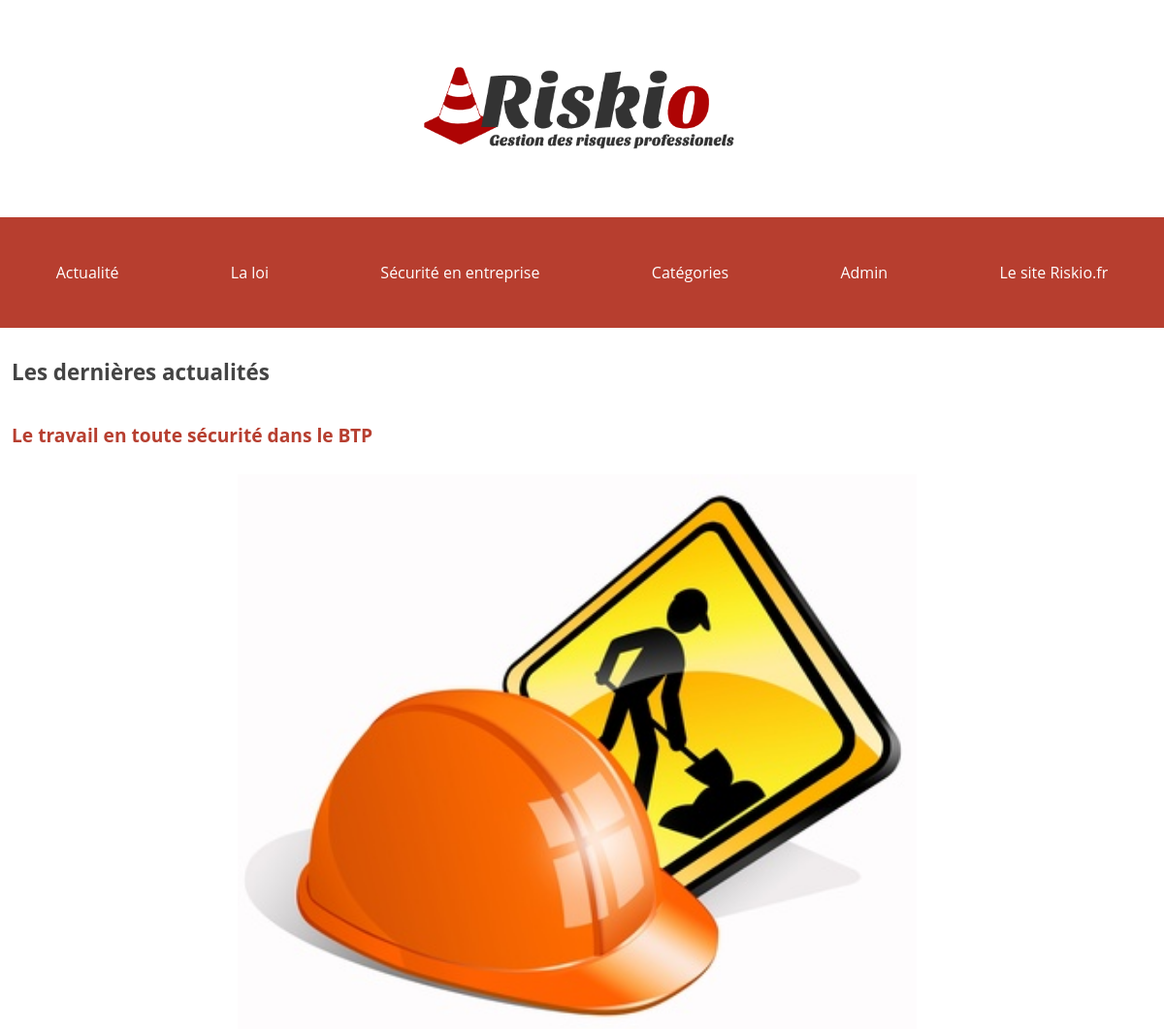
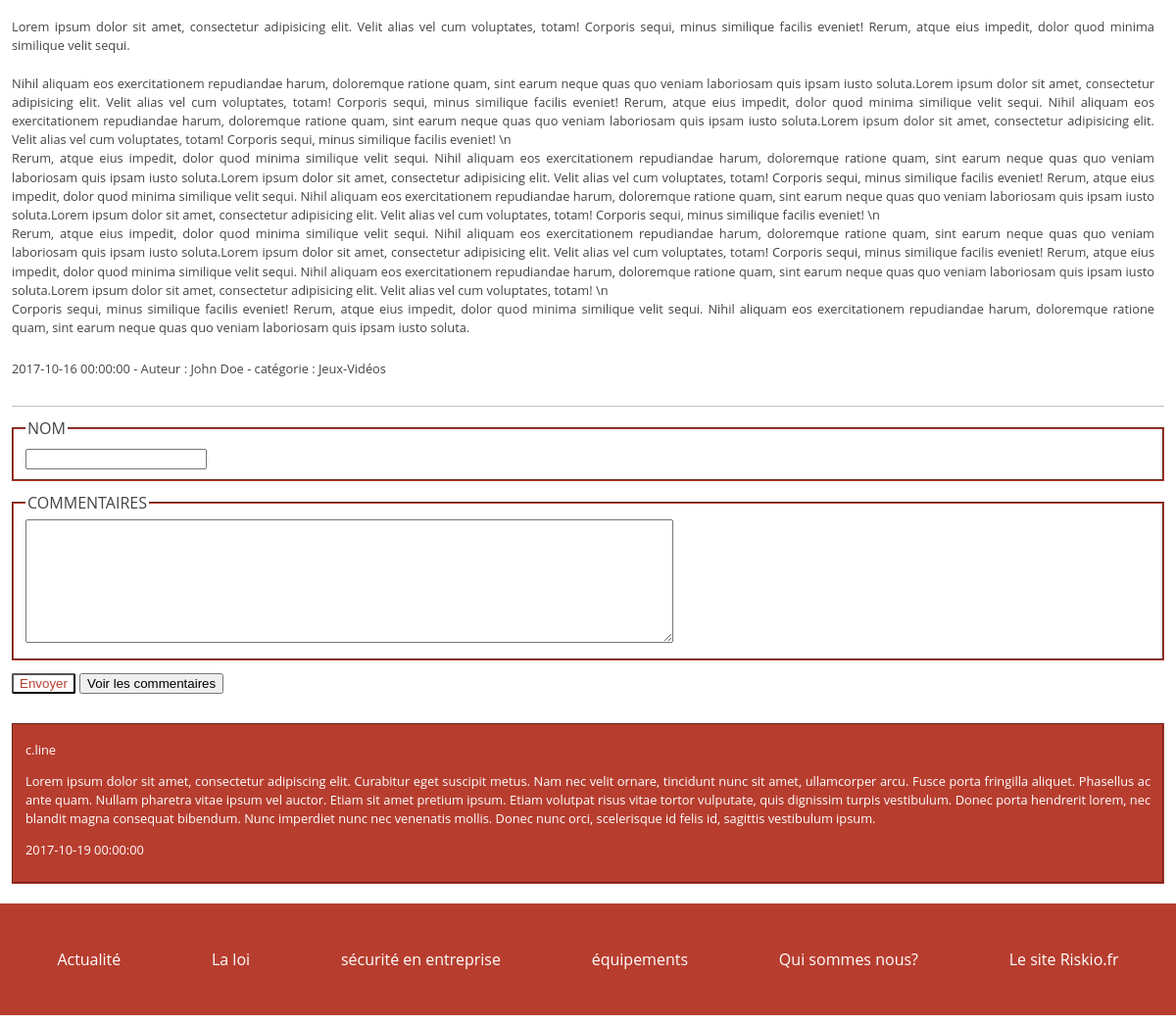
/php/show_post.php?id=2, run on the app's committed database (2 pictures, top to bottom).
### tables this page shows
CREATE TABLE `Post` (
  `Id` smallint(5) UNSIGNED NOT NULL,
  `Title` varchar(100) NOT NULL,
  `img` varchar(60) DEFAULT NULL,
  `Contents` text NOT NULL,
  `CreationTimestamp` datetime NOT NULL,
  `Author_Id` tinyint(3) UNSIGNED DEFAULT NULL,
  `Category_Id` tinyint(3) UNSIGNED DEFAULT NULL
);

CREATE TABLE `Author` (
  `Id` tinyint(3) UNSIGNED NOT NULL,
  `FirstName` varchar(50) NOT NULL,
  `LastName` varchar(50) NOT NULL
);

CREATE TABLE `Category` (
  `Id` tinyint(3) UNSIGNED NOT NULL,
  `Name` varchar(40) NOT NULL
);

CREATE TABLE `Comment` (
  `Id` mediumint(8) UNSIGNED NOT NULL,
  `NickName` varchar(30) DEFAULT NULL,
  `Contents` text NOT NULL,
  `CreationTimestamp` datetime NOT NULL,
  `Post_Id` smallint(5) UNSIGNED NOT NULL
);

### php/show_post.php (called while the page is built, shortened)
<?php
include "BDD.php";
$index=$_GET["id"];
$query = $pdo->prepare("SELECT Title, Post.Id, img, Contents, CreationTimestamp, FirstName, LastName, Name
FROM Post
INNER JOIN Author ON Post.Author_Id = Author.Id
INNER JOIN Category ON Post.Category_Id = Category.Id
WHERE Post.Id=?");
$query->execute([$index]);
$articles = $query->fetch();
$querys = $pdo->prepare("SELECT NickName, Contents, CreationTimestamp, Post_Id
FROM Comment
WHERE Post_Id=?");
$querys->execute([$index]);
$comments = $querys->fetchAll();
include "../layout.phtml";

### php/show_post.phtml (the view, shortened to what this page needs)
<main class="container">
  <section class="article poste">
    <h1>Les dernières actualités</h1>
    <article class="">
      <h2><?= $articles["Title"] ?></h2>
      <div class="">
        <img src="<?= $articles["img"]?>" alt="fauteuil de bureau" class="size">
        <p><?= nl2br($articles["Contents"]) ?></p>
        <p><?= $articles["CreationTimestamp"] ?> - Auteur : <?= $articles["FirstName"] ?> <?= $articles["LastName"] ?> - catégorie : <?= $articles["Name"] ?></p>
      </div>
    </article>
    <form class="" action="add_comment.php" method="POST">
      <fieldset>
        <legend>Nom</legend>
        <input type="text" name="Nom" value="">
      </fieldset>
      <fieldset>
        <legend>Commentaires</legend>
        <textarea name="comments" rows="8" cols="80"></textarea>
      </fieldset>
      <input class="envoyer" type="submit" name="Envoyer" value="Envoyer">
      <button type="button" name="button">Voir les commentaires</button>
    </form>
    <?php foreach($comments as $comment):?><fieldset class="remarques">
      <p><?= htmlspecialchars($comment["NickName"])?></p>
      <p><?= htmlspecialchars($comment["Contents"])?></p>
      <p><?= $comment["CreationTimestamp"]?></p>
    </fieldset><?php endforeach?>
</main>

### css/index.css (style rules this page uses)
* { box-sizing: border-box; outline: none; transition : all 0.5s; }
html { font-size: 100%; min-height: 100%; overflow-y: auto; }
body { margin : 0; font-family: "Open Sans", sans-serif; line-height: 1.5; color : #444; max-width: 1500px; }
img, video { max-width: 100%; margin: 10px; }
.article .size { width: 200px; height: 150px; }
.container { width: 98%; max-width: 1200px; margin-left: auto; margin-right: auto; }
main { display: flex; }
.article article { display: flex; flex-direction: column; justify-content: space-between; border-bottom: 1px solid rgba(51,51,51,0.3); padding-bottom: 15px; padding-right: 10px; }
.article { width: 70%; }
.article p { margin-top: 10px; font-size: 0.8rem; }
div { display: flex; flex-wrap: nowrap; }
h1 { font-size: 1.4rem; }
h2 { font-size: 1.2rem; color: #b73f30 }
div img { float: left; }
.poste { width: 100%; text-align: justify; }
fieldset { border-color: #b73e2f; margin: 10px 0; }
.remarques { background-color: #b73e2f; color: #fff; }
legend { text-transform: uppercase; }
.envoyer { margin-bottom: 20px; color: #b73e2f; background-color: #fff; border-radius: 2px; }
.poste div { display: flex; flex-wrap: nowrap; flex-direction: column; }
.poste .size { width: 60%; height: auto; margin-left: auto; margin-right: auto; }

### data on the page
post: Title "Le travail en toute sécurité dans le BTP", img (picture), Contents "Lorem ipsum dolor sit amet, consectetur adipisicing elit. Velit alias vel cum voluptates, totam! Corporis sequi, minus similique facilis eveniet! Rerum, atque eius impedit, dolor quod minima similique velit sequi. Nihil aliquam eos exercitationem repudiandae harum, doloremque ratione quam, sint earum neque quas quo veniam laboriosam quis ipsam iusto soluta.Lorem ipsum dolor sit amet, consectetur adipisicing elit. Velit alias vel cum voluptates, totam! Corporis sequi, minus similique facilis eveniet! Rerum, atque eius impedit, dolor quod minima similique velit sequi. Nihil aliquam eos exercitationem repudiandae harum, doloremque ratione quam, sint earum neque quas quo veniam laboriosam quis…", CreationTimestamp "2017-10-16 00:00:00", Author_Id.FirstName "John", Author_Id.LastName "Doe", Category_Id.Name "Jeux-Vidéos"
comment: NickName "c.line", Contents "Lorem ipsum dolor sit amet, consectetur adipiscing elit. Curabitur eget suscipit metus. Nam nec velit ornare, tincidunt nunc sit amet, ullamcorper arcu. Fusce porta fringilla aliquet. Phasellus ac ante quam. Nullam pharetra vitae ipsum vel auctor. Etiam sit amet pretium ipsum. Etiam volutpat risus vitae tortor vulputate, quis dignissim turpis vestibulum. Donec porta hendrerit lorem, nec blandit magna consequat bibendum. Nunc imperdiet nunc nec venenatis mollis. Donec nunc orci, scelerisque id felis id, sagittis vestibulum ipsum.", CreationTimestamp "2017-10-19 00:00:00"
